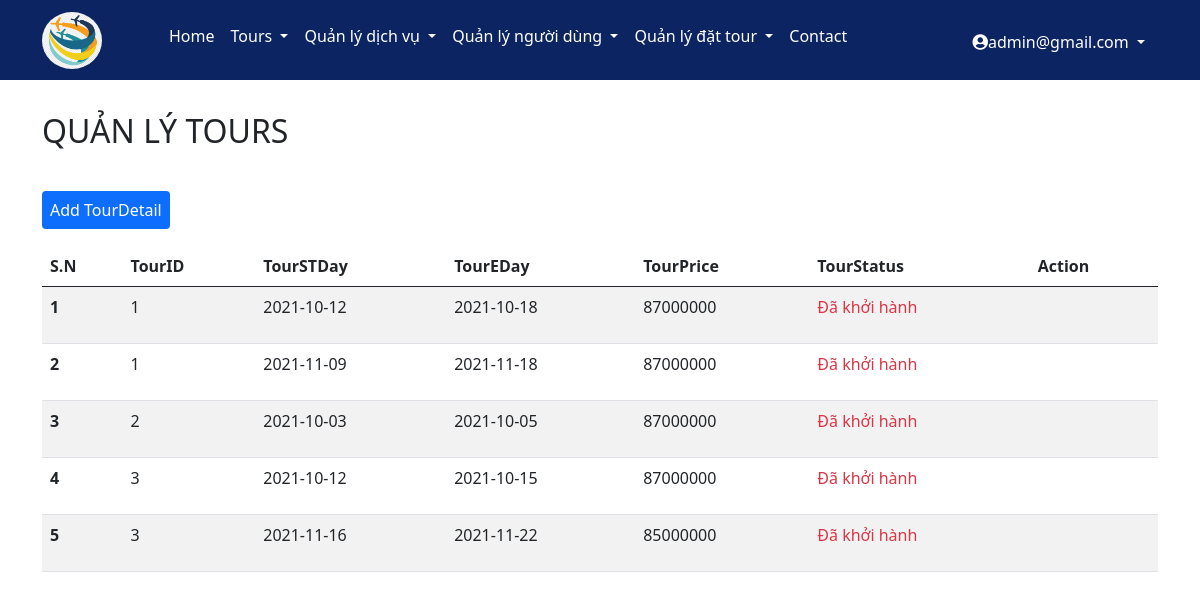
Before: /admin/tourdetail.php (signed in) with the older database file.
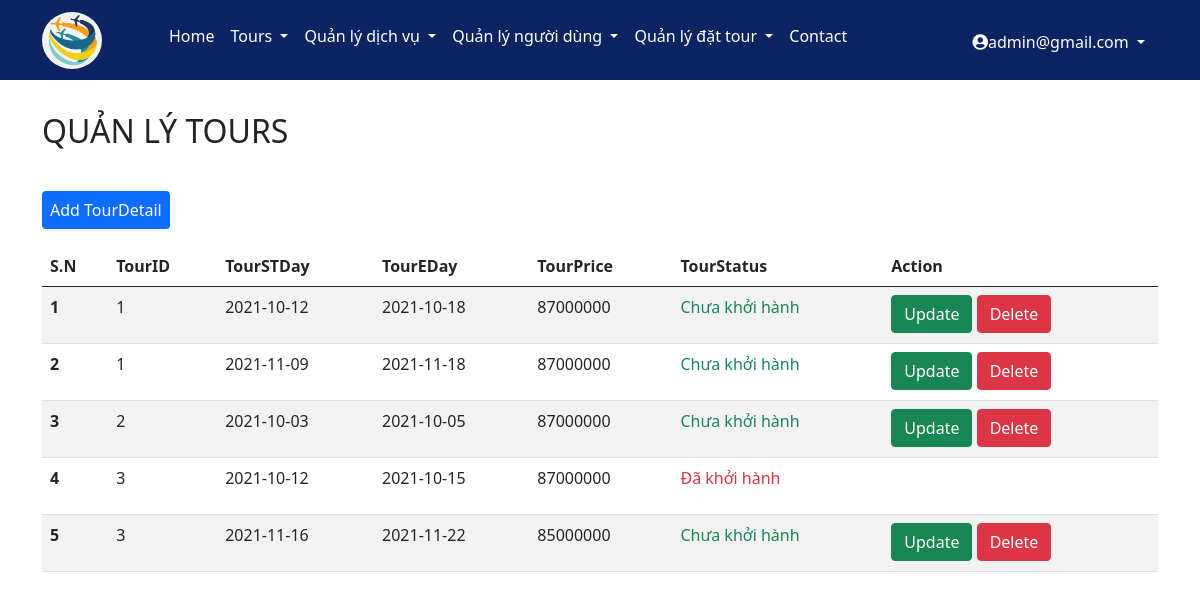
After: the same page with the newer database file.
### tables this page shows
CREATE TABLE `tourdetails` (
  `TourID` int(11) NOT NULL,
  `TourSTDay` date NOT NULL,
  `TourEDay` date DEFAULT NULL,
  `TourPrice` float DEFAULT NULL,
  `TourStatus` tinyint(1) DEFAULT NULL
);

### admin/tourdetail.php (the view)
<?php
include('header.php');
include('../config/connect.php');
?>
<div class="container my-main">
    <h2 class="text-uppercase my-title-ad">Quản lý tours</h2>
    <a href="add_tourdetail.php" class="btn-primary " style="border-radius:4px; padding:8px;text-decoration: none;">Add TourDetail</a>
    <br /><br />
    <table class="table table-striped">
        <thead>
            <tr>
                <th>S.N</th>
                <th>TourID</th>
                <th>TourSTDay</th>
                <th>TourEDay</th>
                <th>TourPrice</th>
                <th>TourStatus</th>
                <th>Action</th>
            </tr>
        </thead>
        <?php
                        $sql = "SELECT * FROM tourdetails";
                        $result = mysqli_query($conn, $sql);
                        if(mysqli_num_rows($result)>0){
                            $sn=1;
                            while($row=mysqli_fetch_assoc($result)){
                                $tourid = $row['TourID'];
                                $tourstday = $row['TourSTDay'];
                                $toureday = $row['TourEDay'];
                                $tourprice = $row['TourPrice'];
                                $tourstatus = $row['TourStatus'];
                                ?>
        <tr>
            <th scope="row"><?php echo $sn++; ?></th>
            <td><?php echo $tourid; ?></td>
            <td><?php echo  $tourstday; ?></td>
            <td><?php echo $toureday; ?></td>
            <td><?php echo $tourprice; ?></td>
            <td>
                    <?php
                if($tourstatus==0)
                echo '<p class="text-success">Chưa khởi hành</p>';
                else
                echo '<p class="text-danger">Đã khởi hành</p>';
            ?>
                </td>
            <td>
                    <?php
                    if($tourstatus==0){?>
                        <a href="updatetourdetail.php?tourid=<?php echo $tourid; ?>&tourstday=<?php echo $tourstday; ?>"><button type="button"
                                class="btn btn-success">Update</button></a>
                        <a href="deletetourdetail.php?tourid=<?php echo $tourid; ?>&tourstday=<?php echo $tourstday; ?>"
                            onclick="return confirm('Bạn chắc chắn muốn xóa?')"><button type="button"
                                class="btn btn-danger">Delete</button></a>
                    <?php } ?>
            </td>
        </tr>
        <?php
                        }
                    }
                    else{
                        echo $sql;
                    }
                ?>
    </table>
</div>
<?php
include('footer.php');
?>

Changed rows visible on the page:
changed tourdetails (number 1 of 5 on the later page): TourStatus "Đã khởi hành" → "Chưa khởi hành Update Delete"
changed tourdetails (number 2 of 5 on the later page): TourStatus "Đã khởi hành" → "Chưa khởi hành Update Delete"
changed tourdetails (number 3 of 5 on the later page): TourStatus "Đã khởi hành" → "Chưa khởi hành Update Delete"
changed tourdetails (number 5 of 5 on the later page): TourStatus "Đã khởi hành" → "Chưa khởi hành Update Delete"
